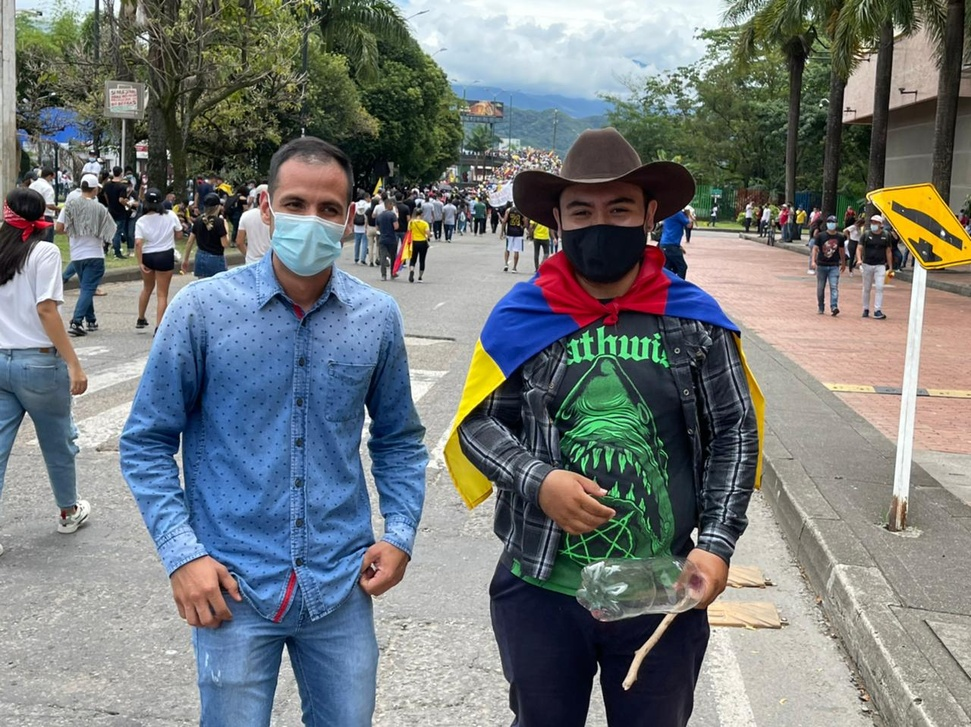
#> input picture 0_IMAGENES/FOTO_COLOR_1.jpg, 971 x 727 px, shrunk from 1280 x 958 before the run, given in place of the camera
$ python CODE.py
#> lines starting #> are read from the running program, lines starting #| are printed output that depends on the picture; after the words box and inside, x2 and y2 are one past the last pixel; in counts of white or black regions, pixels touching at a corner belong together
# IMPORTACION DE ELEMENTOS
import cv2 as OpenCv
import  numpy as BibNumpy


# --------------------------------------------------------------------------------------------------
# VARIABLES DE PROGRAMA
# LA MATRI DEBE SER UN VALOR IMPAR
Var_GaussMatrizSize = int(1) # VARIABLE DE GAUSS / A TRAVES DE UNA MATRIS INDICA EL TAMAÑO DEL DESENFOQUE PARA PRIMER METODO DE DESENFOQUE GAUSS
Var_KernelMatrizSize = int(7) # VARIABLE DE KERNEL / INDICA EL TAMAÑO DE UNA MATRIZ
Var_Simgma = 0 # VALOR POR DEFECTO 0
Var_CannyMin = 60 # VALOR MINIMO 0
Var_CannyMax = 100 # VALOR MAXIMO 255

# MODELACION NUMPY - A TRAVEZ DE UNA MATRIS SE INDICA EL TAMAÑAO DEL DESENFOQUE PARA EL SEGUNDO METODO DE DESENFOQUE MORFOLOGICO
ModelKernelMatriz = BibNumpy.ones((Var_KernelMatrizSize,Var_KernelMatrizSize),BibNumpy.uint8) # .unit8 : ENTEROS CON 8 BITS

"""NOTA: PARA UN MEJOR SEGUIMIENTO, IMPRIMIR LAS VARIABLES EN LA TERMINAL"""


# --------------------------------------------------------------------------------------------------
# VARIABLE DE CAPTURA DE VIDEO POR CAMARA
"""
SE INDICA EL NUMERO (0) O (1)
0 = CAMARAS INTERNAS, CONECTADAS EN EL PC
1 = CAMARAS EXTERNAS AL PC, COMO CAMARAS DE SEGURIDAD
"""
VarVideoCamara=OpenCv.VideoCapture(0)


# --------------------------------------------------------------------------------------------------
# VERIFICACION DE APERTURA Y CONEXION DE CAMARA
if not VarVideoCamara.isOpened():
    print("NO HAY CONEXION A CAMARA\nPROGRAMA CERRADO")
    exit()


# --------------------------------------------------------------------------------------------------
# CICLO PARA EJECUCION DE PROGRAMA
while True:

    # --------------------------------------------------------------------------------------------------
    # LECTURA Y ALMACENAMIENTO EN NUEVA VARIABLE
    TipoCamara,CamOnline = VarVideoCamara.read()
#> CamOnline is the input picture: shape (727, 971, 3); mean B, G, R 122.3, 121.9, 116.8

    # --------------------------------------------------------------------------------------------------
    # APLICACION DE FILTROS

    # 1. TRANSFORMACION A ESCALA GRIS
    CamOnline_Gray = OpenCv.cvtColor(CamOnline, OpenCv.COLOR_BGR2GRAY)
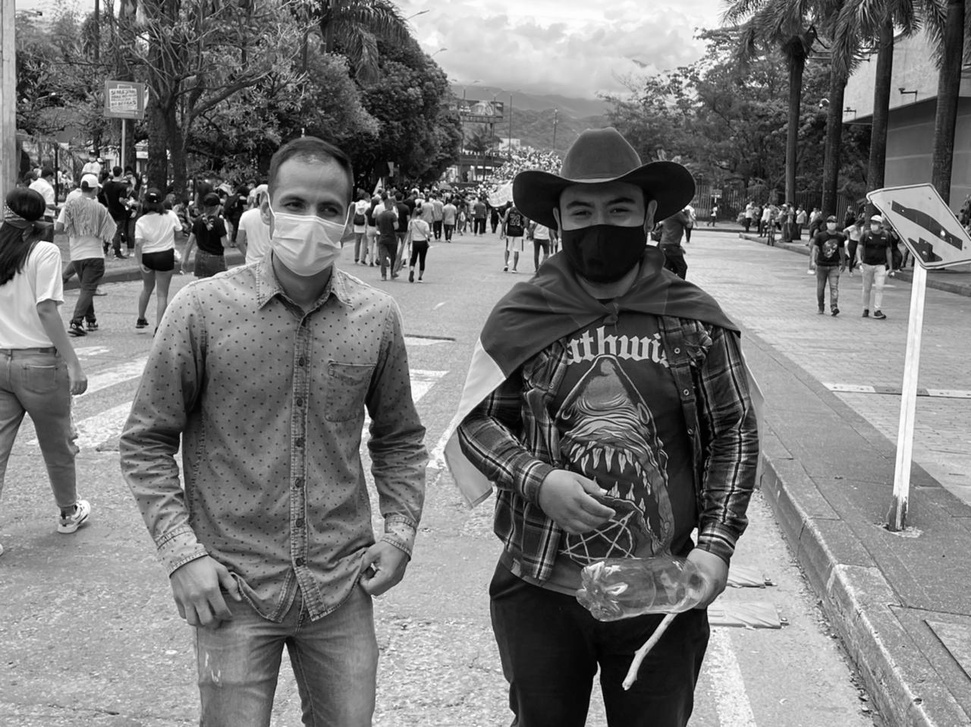
#> CamOnline_Gray: shape (727, 971); min 0, max 255, mean 120.5

    # 2. USO DE FILTRO GAUSS
    CamaraOnline_Gauss = OpenCv.GaussianBlur(CamOnline_Gray, (Var_GaussMatrizSize, Var_GaussMatrizSize), Var_Simgma)

    # 3. USO DE FILTRO CANNY
    CamaraOnline_Canny = OpenCv.Canny(CamaraOnline_Gauss, Var_CannyMin, Var_CannyMax)
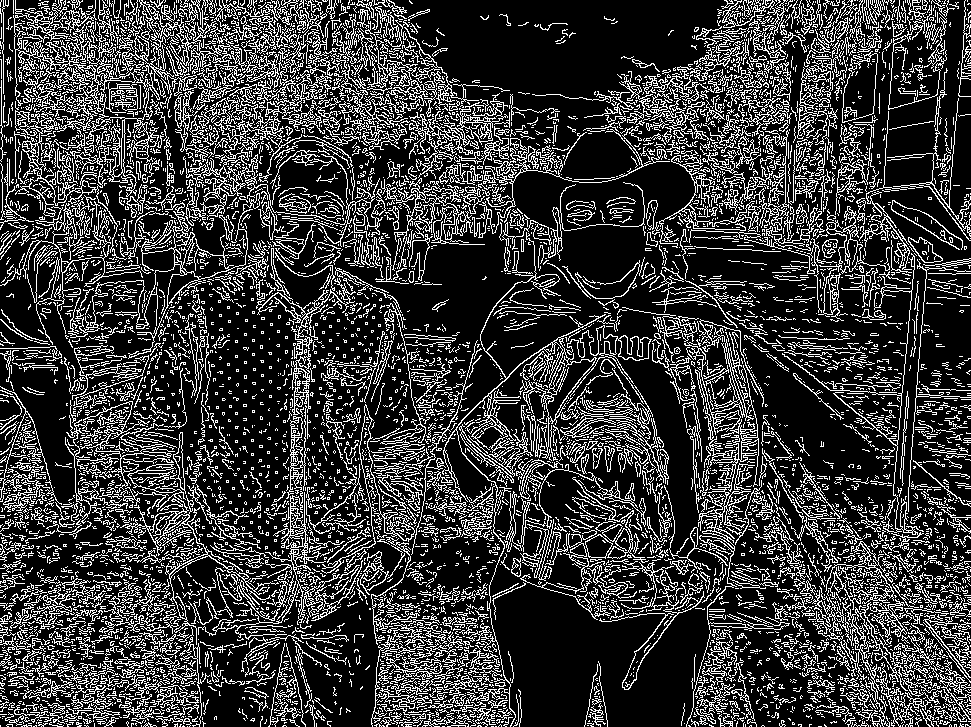
#> CamaraOnline_Canny: shape (727, 971); 22.8% white in thin lines or dots

    # ASIGNACION DE VARIABLE GENERAL DE USO
    """PARA LA VARIABLE SE PUEDE CAMBIAR LOS EFECTOS VISUALES SEGUN LOS FILTROS QUE SE INGRESAN, SE PUEDE CAMBIAR POR LA VARIABLE [CamOnline_Gray] PARA UN MAYOR EFECTO EN LOS CONTORNOS"""
    CamOnline_Proces = CamaraOnline_Canny


    # --------------------------------------------------------------------------------------------------
    # UMBRALIZACION
    VarUmbralCamaraOnlineGris_R1_ORG, VarUmbralCamaraOnlineGris_R1_UMB = OpenCv.threshold(CamOnline_Proces, 100, 150,OpenCv.THRESH_BINARY)
#> VarUmbralCamaraOnlineGris_R1_UMB: shape (727, 971); values 0 (black) and 150 (white), 22.8% white in thin lines or dots
    VarUmbralCamaraOnlineGris_R2_ORG, VarUmbralCamaraOnlineGris_R2_UMB = OpenCv.threshold(CamOnline_Proces, 150, 200,OpenCv.THRESH_BINARY)
#> VarUmbralCamaraOnlineGris_R2_UMB: shape (727, 971); values 0 (black) and 200 (white), 22.8% white in thin lines or dots
    VarUmbralCamaraOnlineGris_R3_ORG, VarUmbralCamaraOnlineGris_R3_UMB = OpenCv.threshold(CamOnline_Proces, 200, 255,OpenCv.THRESH_BINARY)

    # GENERACION DE CONTORNO
    VarUmbralCamaraOnlineGris_R1_ContourNone, VarUmbralCamaraOnlineGris_R1_GerarquiaNone = OpenCv.findContours(VarUmbralCamaraOnlineGris_R1_UMB, OpenCv.RETR_LIST, OpenCv.CHAIN_APPROX_NONE)
#> VarUmbralCamaraOnlineGris_R1_ContourNone = 10032 contours, 9279 with area under 20; largest, box (x1, y1, x2, y2) and area: (13, 0, 197, 197) 2630, (442, 232, 606, 727) 2263, (684, 332, 790, 727) 1854, (545, 357, 596, 422) 1186, (120, 469, 279, 645) 1037
    VarUmbralCamaraOnlineGris_R2_ContourNone, VarUmbralCamaraOnlineGris_R2_GerarquiaNone = OpenCv.findContours(VarUmbralCamaraOnlineGris_R2_UMB, OpenCv.RETR_LIST, OpenCv.CHAIN_APPROX_NONE)
#> VarUmbralCamaraOnlineGris_R2_ContourNone has the same summary as VarUmbralCamaraOnlineGris_R1_ContourNone
    VarUmbralCamaraOnlineGris_R3_ContourNone, VarUmbralCamaraOnlineGris_R3_GerarquiaNone = OpenCv.findContours(VarUmbralCamaraOnlineGris_R3_UMB, OpenCv.RETR_LIST, OpenCv.CHAIN_APPROX_NONE)
#> VarUmbralCamaraOnlineGris_R3_ContourNone has the same summary as VarUmbralCamaraOnlineGris_R1_ContourNone

    # DIBUJO DE CONTORNO EN IMAGEN ORIGINAL
    OpenCv.drawContours(CamOnline, VarUmbralCamaraOnlineGris_R1_ContourNone, -1, (255, 0, 0), 3)
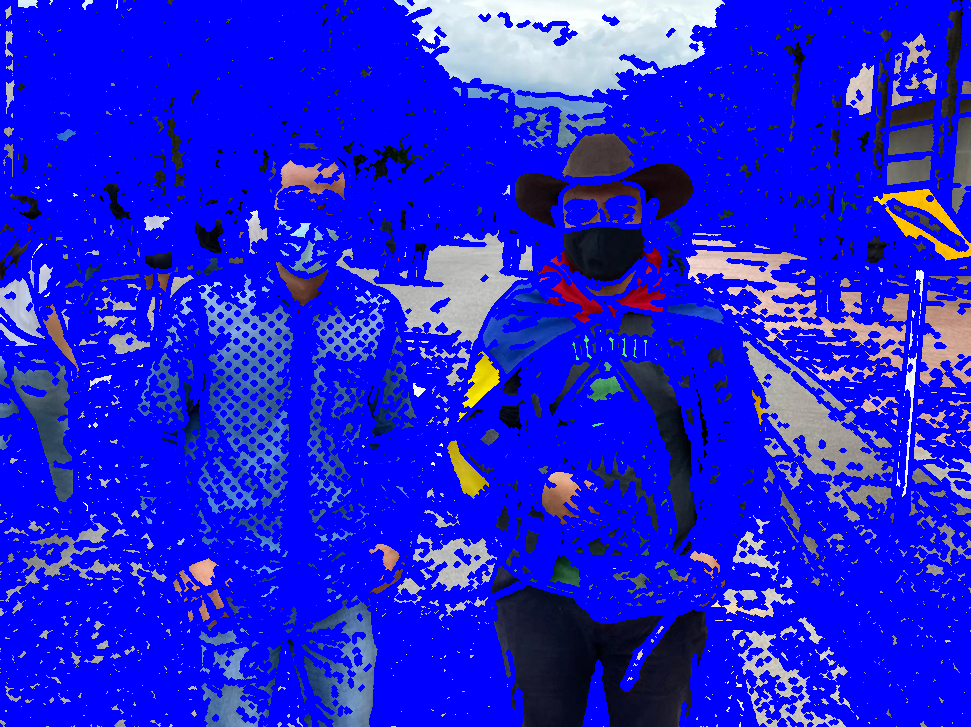
#> CamOnline: shape (727, 971, 3); mean B, G, R 219.3, 32.5, 31.7
    OpenCv.drawContours(CamOnline, VarUmbralCamaraOnlineGris_R2_ContourNone, -1, (0, 255, 0), 2)
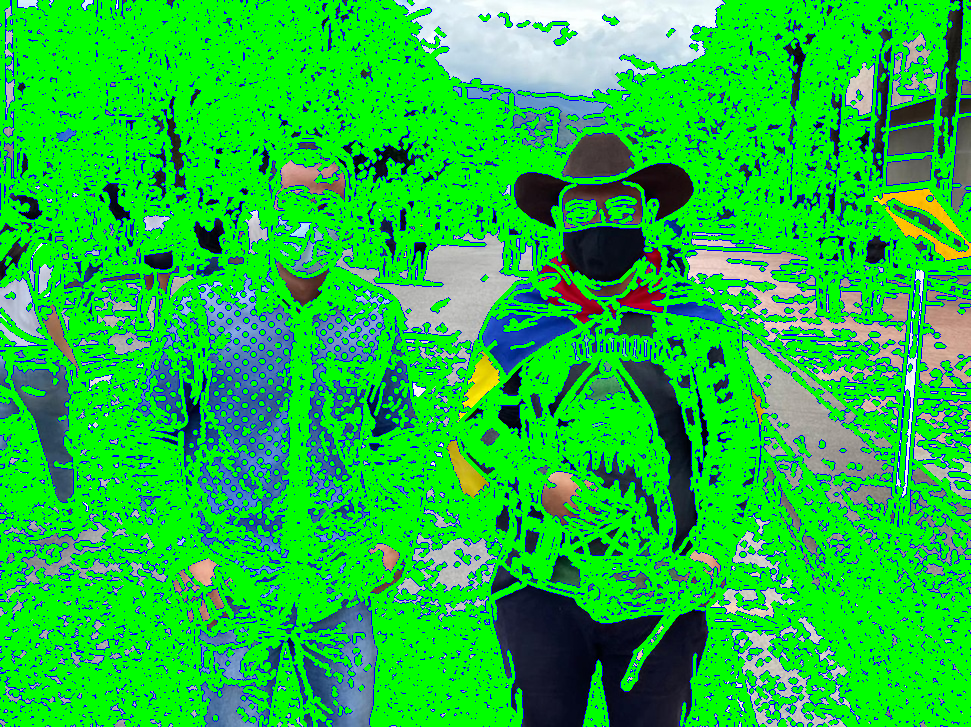
#> CamOnline: shape (727, 971, 3); mean B, G, R 58.2, 193.7, 31.7
    OpenCv.drawContours(CamOnline, VarUmbralCamaraOnlineGris_R3_ContourNone, -1, (0, 0, 255), 1)
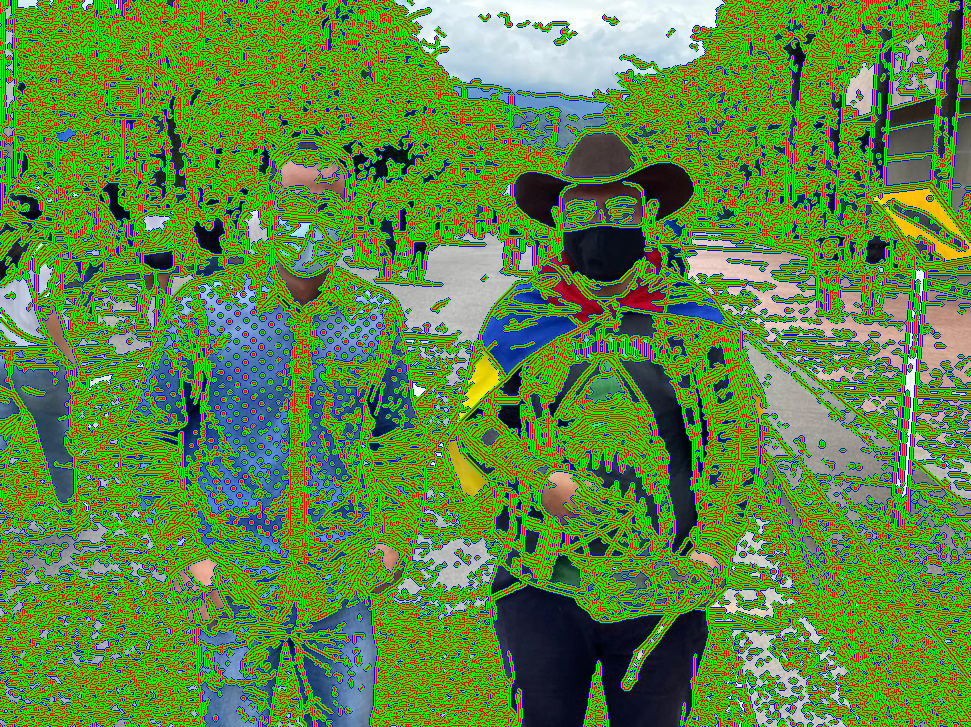
#> CamOnline: shape (727, 971, 3); mean B, G, R 58.2, 135.7, 89.7


    # --------------------------------------------------------------------------------------------------
    # VENTANA DE VISUALIZACION
    OpenCv.imshow("WEBCAM_ORG",CamOnline)
    OpenCv.imshow("WEBCAM_GRIS",CamOnline_Gray)

    # METIDO DE CIERRE DE PROGRAMA
    if OpenCv.waitKey(1)==ord("q"):
#> (key q is pressed here)
        break

# DETENER Y CERRAR TODOS LOS ELEMENTOS
VarVideoCamara.release()
OpenCv.destroyAllWindows()
